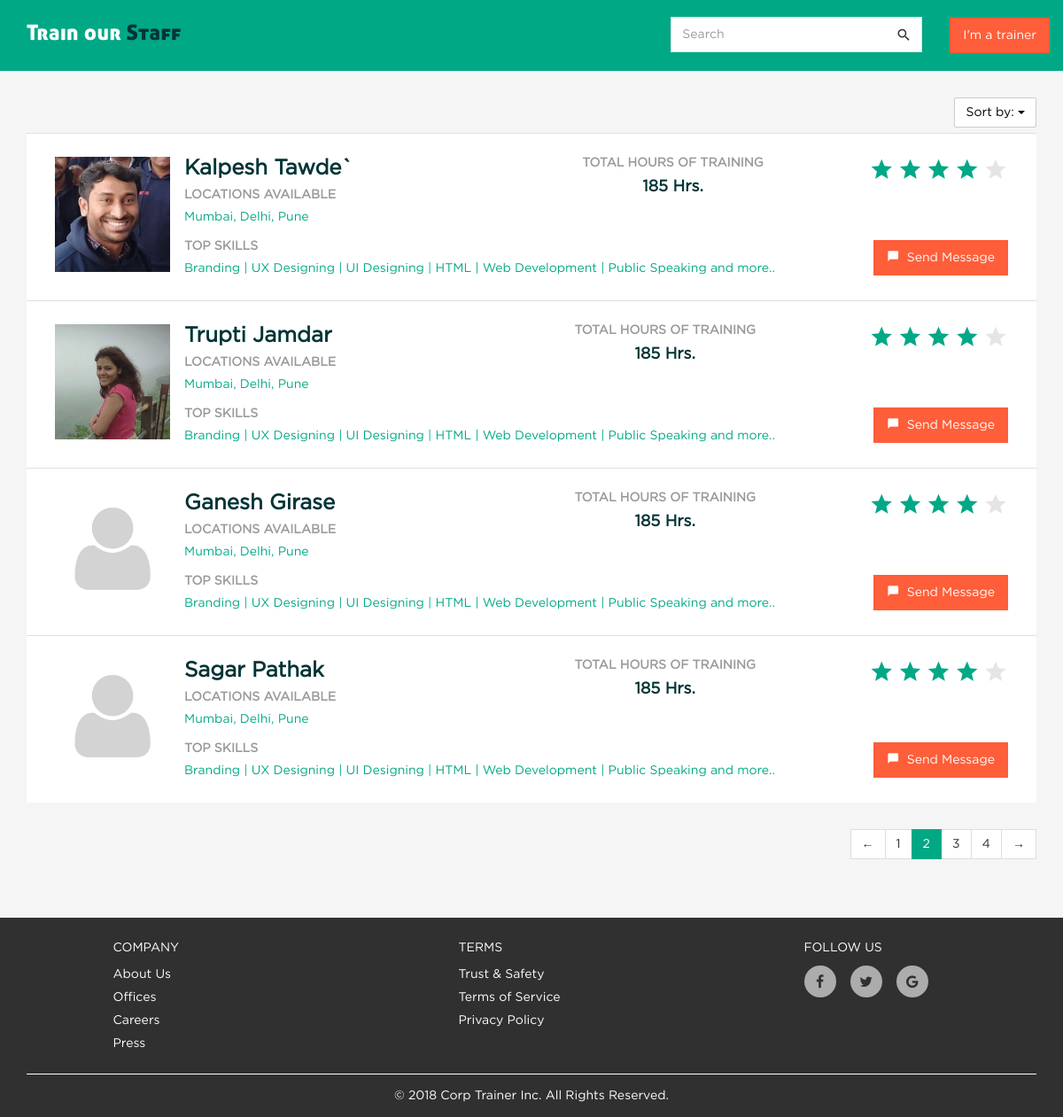
The app's page /trainer/listing/ with its own data.
### trainer/models.py (models this page shows, shortened)
class Profile(models.Model):
    user = models.ForeignKey(User, on_delete=models.CASCADE)
    country = models.CharField(max_length=100, null=True)
    photo = models.FileField(null=True, default="default_user.png", blank=True)
    rating = models.FloatField(null=True, blank=True)
    phone = models.CharField(max_length=20, null=True)
    availability = models.CharField(max_length=20, null=True, blank=True)
    website = models.CharField(max_length=200, null=True, blank=True)
    address = models.CharField(max_length=500, null=True, blank=True)
    birth_date = models.DateField(null=True)
    gender = models.CharField(max_length=10, null=True)

### trainer/views.py (the view)
class ListingView(generic.ListView):
    template_name = 'trainer/user_listing.html'
    model = Profile
    def get_queryset(self):
        queryset = super(ListingView, self).get_queryset()
        queryset = queryset.prefetch_related('user')
        if 'search' in self.request.GET:
            queryset = queryset.filter(
                Q(user__skill__title__contains=self.request.GET['search'])
            )
        queryset = queryset.annotate(total_cnt=Count('id'))
        return queryset
    def get_context_data(self, **kwargs):
        context = super(ListingView, self).get_context_data(**kwargs)
        context['search'] = self.request.GET.get('search', 'give-default-value')
        context['form'] = SearchForm()
        context['count'] = self.get_queryset().count()
        return context

### trainer/forms.py
class SearchForm(forms.Form):
    search = forms.CharField(
        max_length=20,
        widget=forms.TextInput(
            attrs={
                'class': 'form-control searchbox',
                'name': 'search',
                'placeholder': 'Find Trainer'
            }
        ),
        required=False
    )

### trainer/templates/trainer/user_listing.html (shortened to what this page needs)
{% extends 'trainer/base.html' %}
{% load static %}
{% block body %}
<div class="container">
    <div class="middle-section">
        <div class="search-result-header">
            <div class="pull-right dropdown-cntnr">
                <div class="dropdown">
                    <button class="btn btn-default dropdown-toggle white-drop" type="button" data-toggle="dropdown"><span id="selected">Sort by:</span>
                        <span class="caret"> </span>
                    </button>
                </div>
            </div>
        </div>
        <div class="profile-listing">
            <ul type="none">
                {% for profile in object_list %}
                <li class="profile-result">
                    <a href={% url 'trainer:detail' profile.id %}>
                    <div class="table-responsive">
                        <table class="table table-default table-borderless-border">
                            <tr>
                                <td rowspan="2" width="140px">
                                    <div class="result-pic" style="background-image: url({{profile.photo.url}});"></div>
                                </td>
                                <td>
                                    <div class="heading-text name-section">
                                        <h3>{{profile.user.first_name}} {{profile.user.last_name}}</h3>
                                        <div class="table-skills">
                                            <h5>LOCATIONS AVAILABLE</h5>
                                            <div class="table-skill-listing">Mumbai, Delhi, Pune</div>
                                        </div>
                                    </div>
                                </td>
                                <td class="text-center">
                                    <div class="hours-training">
                                        <h5>TOTAL HOURS OF TRAINING</h5>
                                        <h4>185 Hrs.</h4>
                                    </div>
                                </td>
                                <td class="text-right">
                                    <div class="ratings absolute-ratings">
                                        <ul class="star-container" type="none">
                                            <li><i class="icon-star star-filled"></i></li>
                                            <li><i class="icon-star star-filled"></i></li>
                                            <li><i class="icon-star star-filled"></i></li>
                                            <li><i class="icon-star star-filled"></i></li>
                                            <li><i class="icon-star"></i></li>
                                        </ul>
                                    </div>
                                </td>
                            </tr>
                            <tr>
                                <td colspan="2">
                                    <div class="table-skills">
                                    <h5>TOP SKILLS</h5>
                                    <div class="table-skill-listing">Branding | UX Designing | UI Designing | HTML | Web Development | Public Speaking and more..</div>
                    </div>
                    </td>
                    <td class="text-right">
                        <button class="btn btn-message" data-toggle="modal" data-target="#message-modal">
                            <i class="icon-chat_bubble"></i>&nbsp; Send Message
                        </button>
                    </td>
                    </tr>
                    </table>
                    </div>
                </li>
                {% endfor %}
            </ul>
        </div>
        <div class="text-right">
            <ul class="pagination corp-pagination">
                <li><a href="#">←</a></li>
                <li><a href="#">1</a></li>
                <li class="active"><a href="#">2</a></li>
                <li><a href="#">3</a></li>
                <li><a href="#">4</a></li>
                <li><a href="#">→</a></li>
            </ul>
        </div>
    </div>
</div>
{% endblock %}

### trainer/static/trainer/css/corporate.css (style rules this page uses)
* { font-family: 'gotham', sans-serif; }
html { height: 100%; }
body { margin-top: 70px; height: 100%; background-color: #f5f5f5; }
.middle-section { padding-top: 40px; margin-bottom: 40px; }
.ratings ul.star-container { padding-left: 0; }
.ratings ul.star-container li { display: inline-block; }
.ratings ul.star-container li i { font-size: 32px; color: #e5e5e5; }
.ratings ul.star-container li i.star-filled { color: #00a886; }
.heading-text { margin-bottom: 32px; }
.heading-text h3 { margin-top: 0; color: #023436; font-weight: 600; }
.heading-text h5 { color: #02715b; font-weight: 600; font-size: 16px; }
button.btn-message { background-color: #fe5e39; color: #fff; border-radius: 0; padding: 9px 14px; transition: 0.4s; }
.white-drop { text-align: center; background: #fff; color: #000; border: 1px solid #ccc; box-shadow: none; border-radius: 2px; }
.search-result-header { margin-bottom: 40px; }
.profile-listing ul { padding-left: 0; }
.profile-listing ul li.profile-result { background-color: #fff; padding: 18px 24px; border-top: 1px solid #e0e0e0; }
.profile-listing ul li.profile-result a { text-decoration: none; }
.profile-listing ul li.profile-result div.result-pic { height: 130px; width: 130px; background-position: center; background-size: cover; display: inline-block; }
.hours-training { text-align: center; }
.hours-training h5 { color: #999; font-weight: 700; margin-top: 0; margin-bottom: 4px; font-size: 14px; }
.hours-training h4 { color: #023436; font-weight: 700; }
.absolute-ratings i { font-size: 28px !important; }
.table-borderless-border, .table-borderless-border tr td { border: none !important; margin-bottom: 0; }
.table-borderless-border td { table-layout: fixed; }
.table-skills h5 { color: #999; font-weight: 700; margin-top: 0; margin-bottom: 6px; font-size: 14px; }
.table-skills .table-skill-listing { font-size: 14px; color: #00a886; }
.name-section { margin-bottom: 0; }
ul.corp-pagination>.active>a, ul.corp-pagination>.active>a:focus, ul.corp-pagination>.active>a:hover, ul.corp-pagination>.active>span, ul.corp-pagination>.active>span:focus, ul.corp-pagination>.active>span:hover { background-color: #00a886; border-color: #00a886; }
ul.corp-pagination li a { color: #303030; }
ul.corp-pagination>li:first-child>a, ul.corp-pagination>li:first-child>span, ul.corp-pagination>li:last-child>a, ul.corp-pagination>li:last-child>span { border-radius: 0; }

### trainer/static/trainer/css/landing.css (style rules this page uses)
* { font-family: 'gotham', sans-serif; }
button.btn-message { background-color: #fe5e39; color: #fff; border-radius: 0; padding: 9px 14px; transition: 0.4s; }

### trainer/static/trainer/css/style.css (style rules this page uses)
[class^="icon-"], [class*=" icon-"] { font-family: 'corptrainer' !important; speak: none; font-style: normal; font-weight: normal; font-variant: normal; text-transform: none; line-height: 1; -webkit-font-smoothing: antialiased; -moz-osx-font-smoothing: grayscale; }
.icon-chat_bubble:before { content: "\43"; }
.icon-star:before { content: "\73"; }

### records on screen
Profile: photo (picture), user.first_name "Kalpesh", user.last_name "Tawde`"
Profile: photo (picture), user.first_name "Trupti", user.last_name "Jamdar"
Profile: photo (placeholder picture), user.first_name "Ganesh", user.last_name "Girase"
Profile: photo (placeholder picture), user.first_name "Sagar", user.last_name "Pathak"
